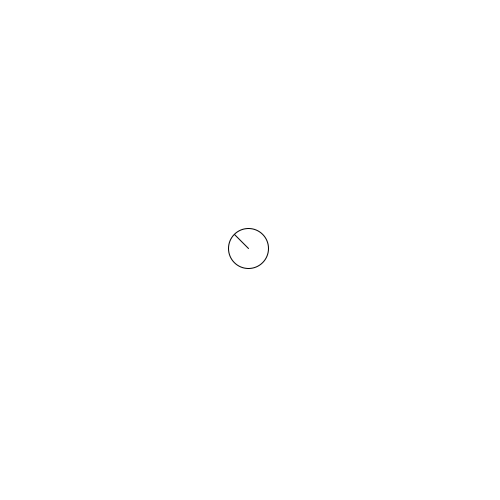
Frame 1 (no input)
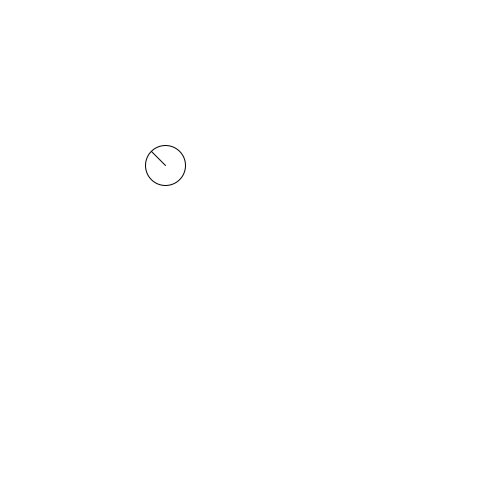
Frame 60 (the mouse pressed at the canvas centre just before this capture)
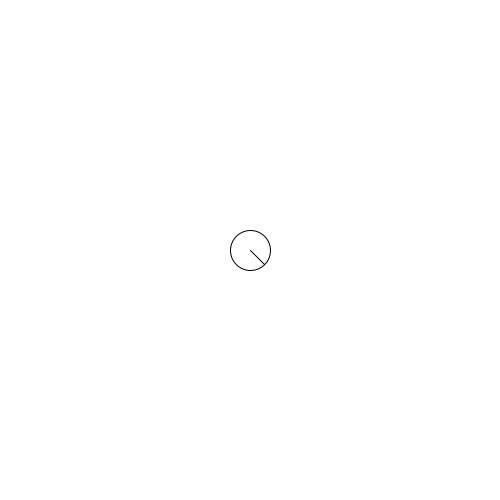
Frame 120 (the mouse held since frame 60 and released just before this capture)

The Processing sketch that drew these frames (run headless with seeded random() and noise(); from frame 60 on, the mouse is pressed at the canvas centre):

// Processing sketch: trig_09_tracking_foe
// ── trig_09_tracking_foe.pde
// Simple Tracking Foe Using Atan2
// Example by Andy Wallace for Trig Workshop at Wonderville on 2019.08.10
//
// The object in this exmaple always points toward the target

float x;
float y;

float speed = 2;

void setup(){
  size(500,500);
  x = width/2;
  y = height/2;
}

void draw(){
  background(255,255,255);
  
  float target_x = mouseX;
  float target_y = mouseY;
  
  float angle = atan2(target_y-y, target_x-x);
  
  x += cos(angle) * speed;
  y += sin(angle) * speed;
  
  ellipse(x,y, 40,40);
  //marker to show angle
  line(x,y, x+cos(angle)*20, y+sin(angle)*20);
  
}
